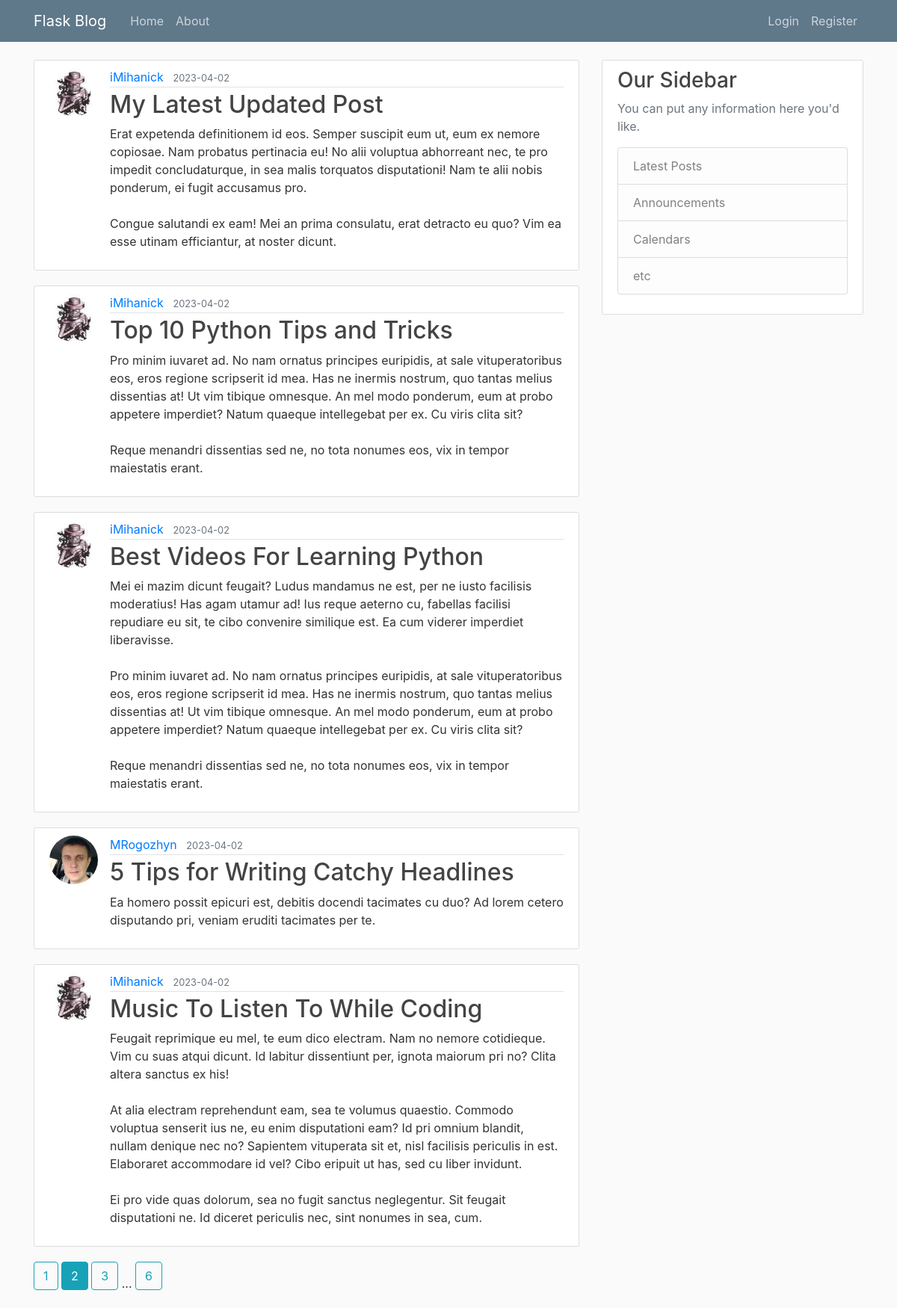
The page /home?page=2 on the database its author committed.
### flaskblog/models.py (models this page shows, shortened)
class Post(db.Model):
    id = db.Column(db.Integer, primary_key=True)
    title = db.Column(db.String(100), nullable=False)
    date_posted = db.Column(db.DateTime, nullable=False, default=datetime.utcnow)
    content = db.Column(db.Text, nullable=False)
    user_id = db.Column(db.Integer, db.ForeignKey('user.id'), nullable=False)

class User(db.Model, UserMixin):
    id = db.Column(db.Integer, primary_key=True)
    username = db.Column(db.String(20), unique=True, nullable=False)
    email = db.Column(db.String(120), unique=True, nullable=False)
    image_file = db.Column(db.String(20), nullable=False, default='default.jpg')
    password = db.Column(db.String(60), nullable=False)
    posts = db.relationship('Post', backref='author', lazy=True)

### flaskblog/main/routes.py (the view)
@main.route("/")
@main.route("/home")
def home():
    page = request.args.get('page', 1, type=int)
    posts = Post.query.order_by(Post.date_posted.desc()).paginate(page=page, per_page=5)
    return render_template('home.html', posts=posts)

### flaskblog/templates/home.html
{% extends "layout.html" %}
{% block content %}
	{% for post in posts.items %}
		<article class="media content-section">
            <img class="rounded-circle article-img" src="{{ url_for('static', filename='profile_pict/' + post.author.image_file) }}">
          <div class="media-body">
            <div class="article-metadata">
             <a class="mr-2" href="{{ url_for('users.user_posts', username=post.author.username) }}">{{ post.author.username }}</a>
              <small class="text-muted">{{ post.date_posted.strftime('%Y-%m-%d') }}</small>
            </div>
            <h2><a class="article-title" href="{{ url_for('posts.post', post_id=post.id) }}">{{ post.title }}</a></h2>
            <p class="article-content">{{ post.content }}</p>
          </div>
        </article>
	{% endfor %}
    {% for page_num in posts.iter_pages(left_edge=1, right_edge=1, left_current=1, right_current=1) %}
        {% if page_num %}
            {% if posts.page == page_num %}
                <a class="btn btn-info mb-4" href="{{ url_for('main.home', page=page_num) }}">{{ page_num }}</a>
            {% else %}
                <a class="btn btn-outline-info mb-4" href="{{ url_for('main.home', page=page_num) }}">{{ page_num }}</a>
            {% endif %}
        {% else %}
            ...
        {% endif %}
    {% endfor %}
{% endblock content %}

### flaskblog/static/main.css (style rules this page uses)
body { background: #fafafa; color: #333333; margin-top: 5rem; }
h1, h2, h3, h4, h5, h6 { color: #444444; }
.content-section { background: #ffffff; padding: 10px 20px; border: 1px solid #dddddd; border-radius: 3px; margin-bottom: 20px; }
.article-title { color: #444444; }
.article-content { white-space: pre-line; }
.article-img { height: 65px; width: 65px; margin-right: 16px; }
.article-metadata { padding-bottom: 1px; margin-bottom: 4px; border-bottom: 1px solid #e3e3e3 }

### rows shown on the page
Post: image_file (picture), author.username "iMihanick", date_posted "2023-04-02", title "My Latest Updated Post", content "Erat expetenda definitionem id eos. Semper suscipit eum ut, eum ex nemore copiosae. Nam probatus pertinacia eu! No alii voluptua abhorreant nec, te pro impedit concludaturque, in sea malis torquatos disputationi! Nam te alii nobis ponderum, ei fugit accusamus pro. Congue salutandi ex eam! Mei an prima consulatu, erat detracto eu quo? Vim ea esse utinam efficiantur, at noster dicunt."
Post: image_file (picture), author.username "iMihanick", date_posted "2023-04-02", title "Top 10 Python Tips and Tricks", content "Pro minim iuvaret ad. No nam ornatus principes euripidis, at sale vituperatoribus eos, eros regione scripserit id mea. Has ne inermis nostrum, quo tantas melius dissentias at! Ut vim tibique omnesque. An mel modo ponderum, eum at probo appetere imperdiet? Natum quaeque intellegebat per ex. Cu viris clita sit? Reque menandri dissentias sed ne, no tota nonumes eos, vix in tempor maiestatis erant."
Post: image_file (picture), author.username "iMihanick", date_posted "2023-04-02", title "Best Videos For Learning Python", content "Mei ei mazim dicunt feugait? Ludus mandamus ne est, per ne iusto facilisis moderatius! Has agam utamur ad! Ius reque aeterno cu, fabellas facilisi repudiare eu sit, te cibo convenire similique est. Ea cum viderer imperdiet liberavisse. Pro minim iuvaret ad. No nam ornatus principes euripidis, at sale vituperatoribus eos, eros regione scripserit id mea. Has ne inermis nostrum, quo tantas melius dissentias at! Ut vim tibique omnesque. An mel modo ponderum, eum at probo appetere imperdiet? Natum quaeque intellegebat per ex. Cu viris clita sit? Reque menandri dissentias sed ne, no tota nonumes eos, vix in tempor maiestatis erant."
Post: image_file (picture), author.username "MRogozhyn", date_posted "2023-04-02", title "5 Tips for Writing Catchy Headlines", content "Ea homero possit epicuri est, debitis docendi tacimates cu duo? Ad lorem cetero disputando pri, veniam eruditi tacimates per te."
Post: image_file (picture), author.username "iMihanick", date_posted "2023-04-02", title "Music To Listen To While Coding", content "Feugait reprimique eu mel, te eum dico electram. Nam no nemore cotidieque. Vim cu suas atqui dicunt. Id labitur dissentiunt per, ignota maiorum pri no? Clita altera sanctus ex his! At alia electram reprehendunt eam, sea te volumus quaestio. Commodo voluptua senserit ius ne, eu enim disputationi eam? Id pri omnium blandit, nullam denique nec no? Sapientem vituperata sit et, nisl facilisis periculis in est. Elaboraret accommodare id vel? Cibo eripuit ut has, sed cu liber invidunt. Ei pro vide quas dolorum, sea no fugit sanctus neglegentur. Sit feugait disputationi ne. Id diceret periculis nec, sint nonumes in sea, cum."

### other values the page prints
{{ page_num }} "1" "3" "6"
{{ page_num }} "2"
